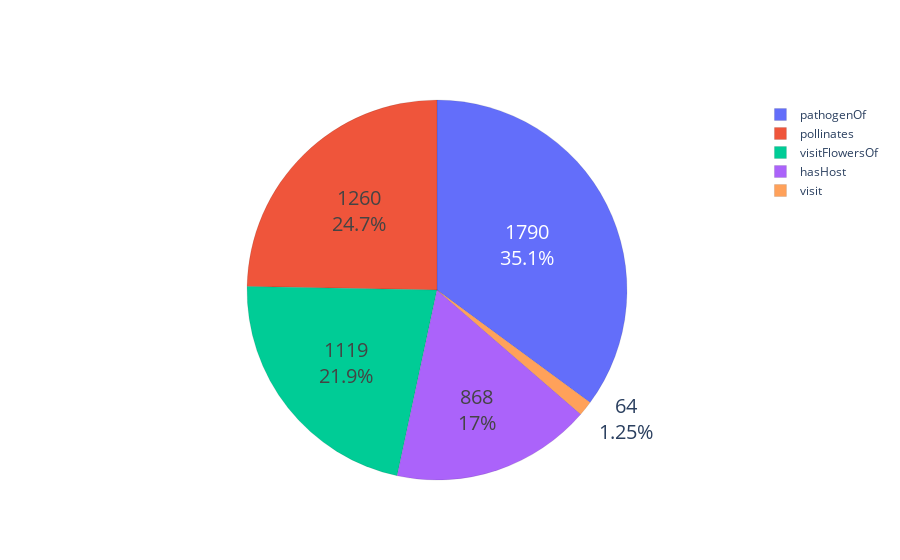

Notebook code cell kept with this figure:
### Code cell
# edge
grup_edge=df_edge.groupby('interaction_type').size().to_dict()
grup_edge.keys()
labels = list(grup_edge.keys())
colors = ['#ec583e', '#04cb94', '#636cfb', '#ab63fa', '#ffa15a']  # Ganti dengan warna yang Anda inginkan
slices = list(grup_edge.values())

fig = go.Figure(data=[go.Pie(labels=labels,values=slices)])
fig.update_traces(hoverinfo='label+percent', textinfo='value+percent', textfont_size=20, marker=dict(line=dict(color='#000000', width=0.1)))
fig.show()

### Figure 1 — Plotly figure (JSON) as saved in the notebook; plotly's stock layout.template omitted (floating-point values rounded to 4 significant figures)
{"data": [{"hoverinfo": "label+percent", "labels": ["hasHost", "pathogenOf", "pollinates", "visit", "visitFlowersOf"], "marker": {"line": {"color": "#000000", "width": 0.1}}, "textfont": {"size": 20}, "textinfo": "value+percent", "type": "pie", "values": [868, 1790, 1260, 64, 1119]}], "layout": {}}
